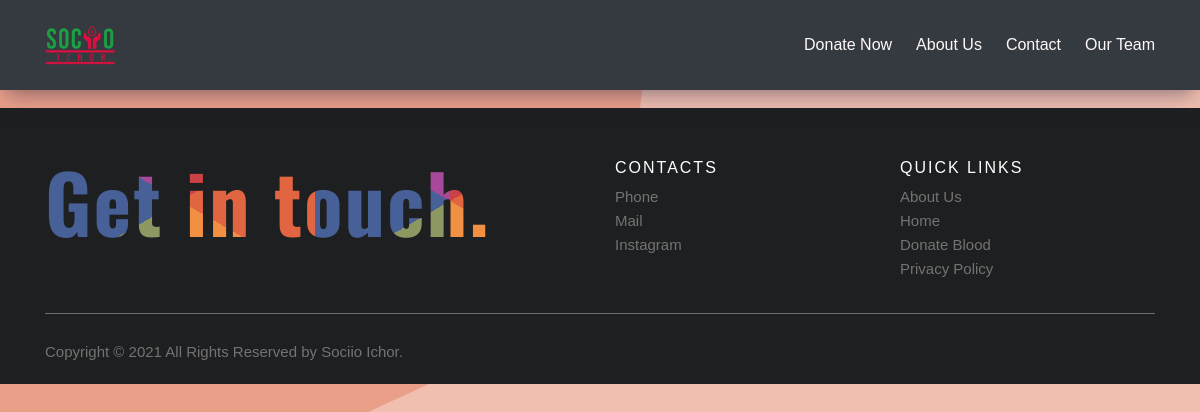
Before: /team/ with the older database file.
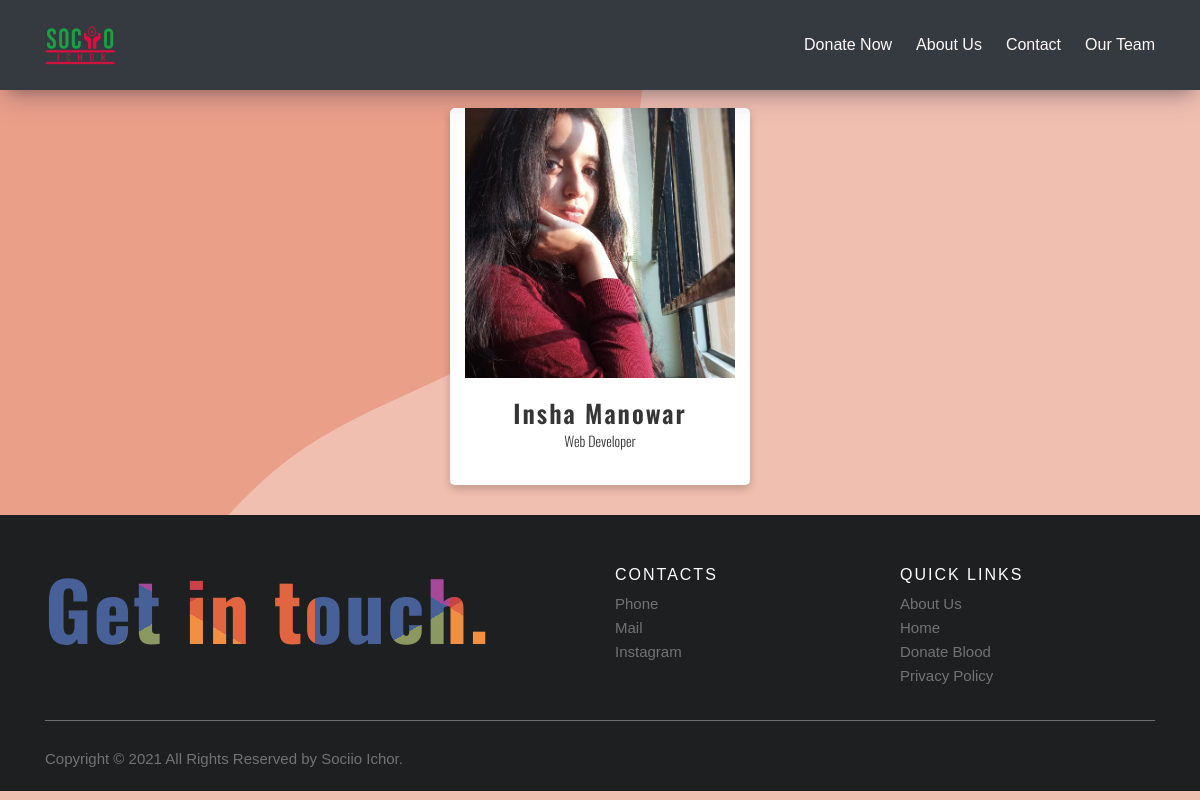
After: the same page with the newer database file.
### team/models.py (models this page shows)
class Team(models.Model):
    first_name = models.CharField(max_length=50, null=False, default='')
    last_name = models.CharField(max_length=50, null=False, default='')
    position = models.CharField(max_length=50, null=False, default='')
    linkedIn = models.CharField(max_length=500, null=True, default='', blank=True)
    instagram = models.CharField(max_length=500, null=True, default='', blank=True)
    twitter = models.CharField(max_length=500, null=True, default='', blank=True)
    profile_image=models.ImageField(upload_to=upload_location, blank=True, null=True)

### team/views.py (the view)
# urls.py: path('team/', views.TeamListView.as_view(), name='team')
class TeamListView(ListView):
    model=Team
    template_name = 'team/team.html'
    queryset=Team.objects.all()
    context_object_name='team'

### team/templates/team/team.html (shortened to what this page needs)
{% extends 'home/base.html' %}
{% block head %}
<link rel="stylesheet" href="https://cdnjs.cloudflare.com/ajax/libs/font-awesome/4.7.0/css/font-awesome.min.css">
{% endblock head %}
{% block content %}
<div class="container" style="margin-top: 9%;">
  <div class="row">
  {% for t in team %}
  <div class="team col-lg-4">
    <div class="team-img">
      <img src="{{ t.profile_image.url }}" alt="Team Image">
    </div>
    <div class="team-content">
      <h2>{{t.first_name}} {{t.last_name}}</h2>
      <h3>{{t.position}}</h3>
        </div>
      </div>
  {% endfor %}
  </div>
      </div>
{% endblock content %}

### home/templates/home/base.html (shortened to what this page needs)
<html lang="en">
    {% load static %}
<head>
    <link rel="stylesheet" href="https://cdn.jsdelivr.net/npm/bootstrap@4.5.3/dist/css/bootstrap.min.css">
	<link rel="stylesheet" href="{% static 'home/base-style.css' %}">
    <link rel="stylesheet" href="https://cdnjs.cloudflare.com/ajax/libs/font-awesome/4.7.0/css/font-awesome.min.css">
{% block head %}
{% endblock head %}
</head>
<body>
    <div class="navigation-wrap bg-dark start-header start-style">
		<div class="container">
			<div class="row">
				<div class="col-12">
					<nav class="navbar navbar-expand-md navbar-dark">
						<a class="navbar-brand" href="{% url 'home:land' %}" target="_blank"><img src="{% static 'home/ichor.png' %}" alt="logo"></a>
						<div class="collapse navbar-collapse" id="navbarSupportedContent">
							<ul class="navbar-nav ml-auto py-4 py-md-0">
								<li class="nav-item pl-4 pl-md-0 ml-0 ml-md-4">
									<a class="nav-link" href="{% url 'home:donate' %}">Donate Now</a>
								</li>
								<li class="nav-item pl-4 pl-md-0 ml-0 ml-md-4">
									<a class="nav-link" href="{% url 'home:about' %}">About Us</a>
								</li>
								<li class="nav-item pl-4 pl-md-0 ml-0 ml-md-4">
									<a class="nav-link" href="{% url 'home:contact' %}">Contact</a>
								</li>
								<li class="nav-item pl-4 pl-md-0 ml-0 ml-md-4">
									<a class="nav-link" href="{% url 'team:team' %}">Our Team</a>
								</li>
							</ul>
						</div>
					</nav>
				</div>
			</div>
		</div>
	</div>
       {% block content %}
       {% endblock content %}
       <footer class="site-footer">
        <div class="container">
          <div class="row">
            <div class="col-sm-12 col-md-6">
              <h2 class="footer-text">Get in touch.</h2>
            </div>
            <div class="col-xs-6 col-md-3">
              <h6>Contacts</h6>
              <ul class="footer-links">
                <li><a href="tel:9477281022">Phone</a></li>
                <li><a href="#">Mail</a></li>
                <li><a href="#">Instagram</a></li>
              </ul>
            </div>
            <div class="col-xs-6 col-md-3">
              <h6>Quick Links</h6>
              <ul class="footer-links">
                <li><a href="{% url 'home:about' %}">About Us</a></li>
                <li><a href="{% url 'home:land' %}">Home</a></li>
                <li><a href="{% url 'home:donate' %}">Donate Blood</a></li>
                <li><a href="{% url 'home:privacy' %}">Privacy Policy</a></li>
              </ul>
            </div>
          </div>
          <hr>
        </div>
        <div class="container">
          <div class="row">
            <div class="col-md-8 col-sm-6 col-xs-12">
              <p class="copyright-text">Copyright &copy; 2021 All Rights Reserved by
           <a href="{% url 'home:land' %}">Sociio Ichor</a>.
              </p>
            </div>
          </div>
        </div>
  </footer>
</body>
</html>

### home/static/home/base-style.css (style rules this page uses)
body { font-family: 'Poppins', sans-serif; font-size: 16px; line-height: 24px; font-weight: 400; width: 100%; color: #212112; background-color: #cc5577; background-size: cover; background-attachment: fixed; overflow-x: hidden !important; transition: all 200ms linear; }
.start-header { opacity: 1; transform: translateY(0); padding: 20px 0; box-shadow: rgba(50, 50, 93, 0.25) 0px 13px 27px -5px, rgba(0, 0, 0, 0.3) 0px 8px 16px -8px; -webkit-transition : all 0.3s ease-out; transition : all 0.3s ease-out; }
.navigation-wrap { position: fixed; width: 100%; top: 0; left: 0; z-index: 1000; -webkit-transition : all 0.3s ease-out; transition : all 0.3s ease-out; }
.navbar { padding: 0; }
.navbar-brand img { height: 40px; width: auto; display: block; -webkit-transition : all 0.3s ease-out; transition : all 0.3s ease-out; }
.nav-link { color: #fff9f9 !important; font-weight: 500; transition: all 200ms linear; }
.nav-link { position: relative; padding: 5px 0 !important; display: inline-block; }
.nav-item:after { position: absolute; bottom: -5px; left: 0; width: 100%; height: 2px; content: ''; background-color: #8167a9; opacity: 0; transition: all 200ms linear; }
.nav-item { position: relative; transition: all 200ms linear; }
p { text-align: left; margin: 0; padding-top: 10px; opacity: 1; transform: translate(0); transition: all 300ms linear; transition-delay: 1700ms; }
.site-footer { background-color:#1e1f20; padding:45px 0 20px; font-size:15px; line-height:24px; color:#737373; }
.site-footer hr { border-top-color:#bbb; opacity:0.5 }
.site-footer h6 { color:#fff; font-size:16px; text-transform:uppercase; margin-top:5px; letter-spacing:2px }
.site-footer a { color:#737373; }
.footer-links { padding-left:0; list-style:none }
.footer-links li { display:block }
.footer-links a { color:#737373 }
.copyright-text { margin:0 }
.footer-text { font-size: 5rem; font-family: Oswald; font-weight: 900; letter-spacing: 2px; background: #CA4246; background-color: #CA4246; background: conic-gradient( #CA4246 16.666%, #E16541 16.666%, #E16541 33.333%, #F18F43 33.333%, #F18F43 50%, #8B9862 50%, #8B9862 66.666%, #476098 66.666%, #476098 83.333%, #A7489B 83.333%); background-size: 50%; background-repeat: repeat; -webkit-background-clip: text; -webkit-text-fill-color: transparent; animation: rainbow-text-animation-rev 0.5s ease forwards; cursor: pointer; }

### team/templates/team/team.html (style rules this page uses)
.team { position: relative; margin: 0 auto; width: 100%; text-align: center; max-width: 300px; margin-bottom: 30px; background-color: white; font-family: Oswald; border-radius: 5px; box-shadow: 0 4px 8px 0 rgba(0, 0, 0, 0.2); }
.team .team-img { position: relative; font-size: 0; color: #353535; }
.team .team-img img { width: 100%; height: auto; }
.team .team-content { padding: 20px; }
.team .team-content h2 { margin: 0 0 5px 0; color: #353535; font-size: 25px; font-weight: 600; letter-spacing: 2px; }
.team .team-content h3 { margin: 0 0 15px 0; color: #353535; font-size: 14px; font-weight: 300; }

Changed rows visible on the page:
added Team: profile_image (picture), first_name "Insha", last_name "Manowar", position "Web Developer"
